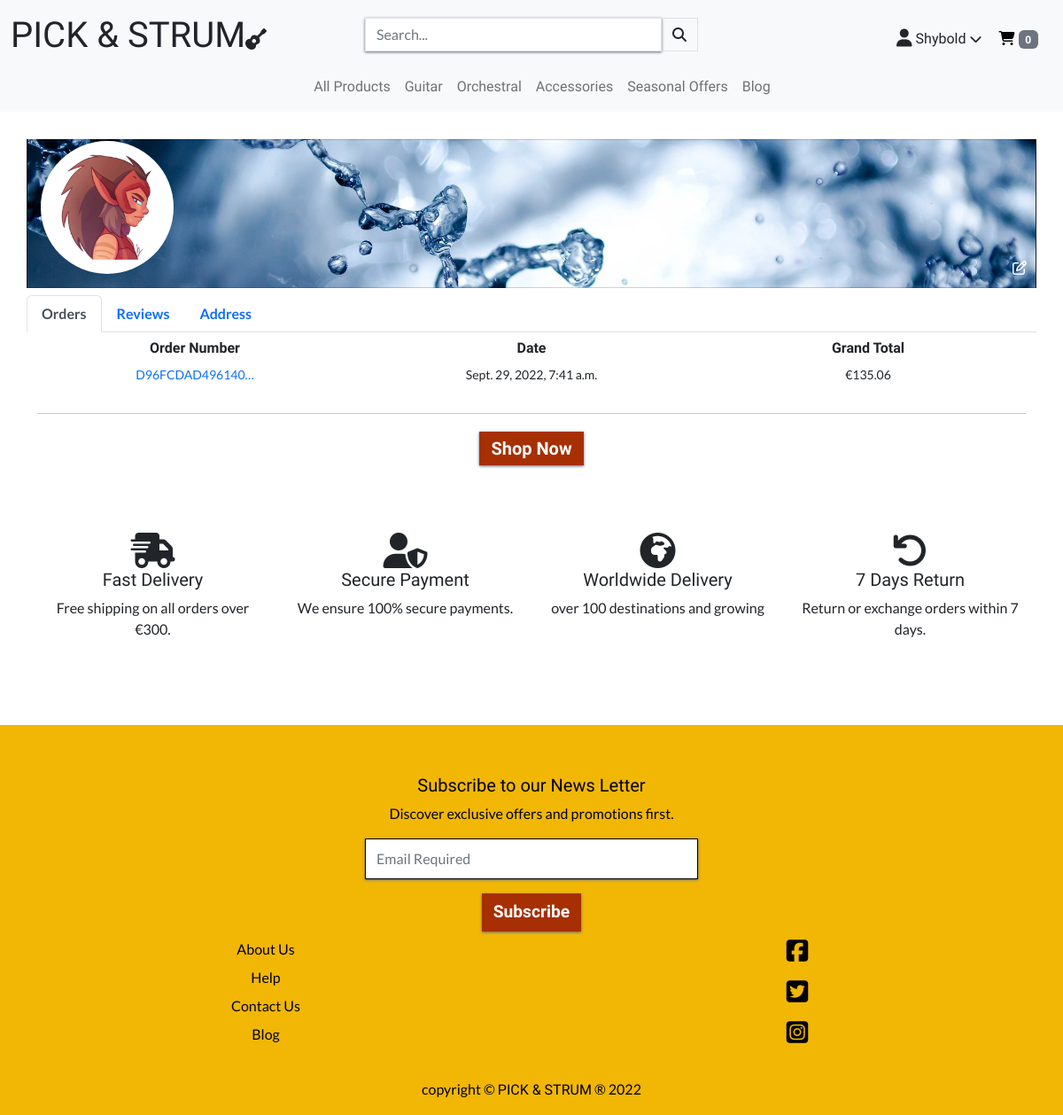
Before: /profile/ (signed in) with the older database file.
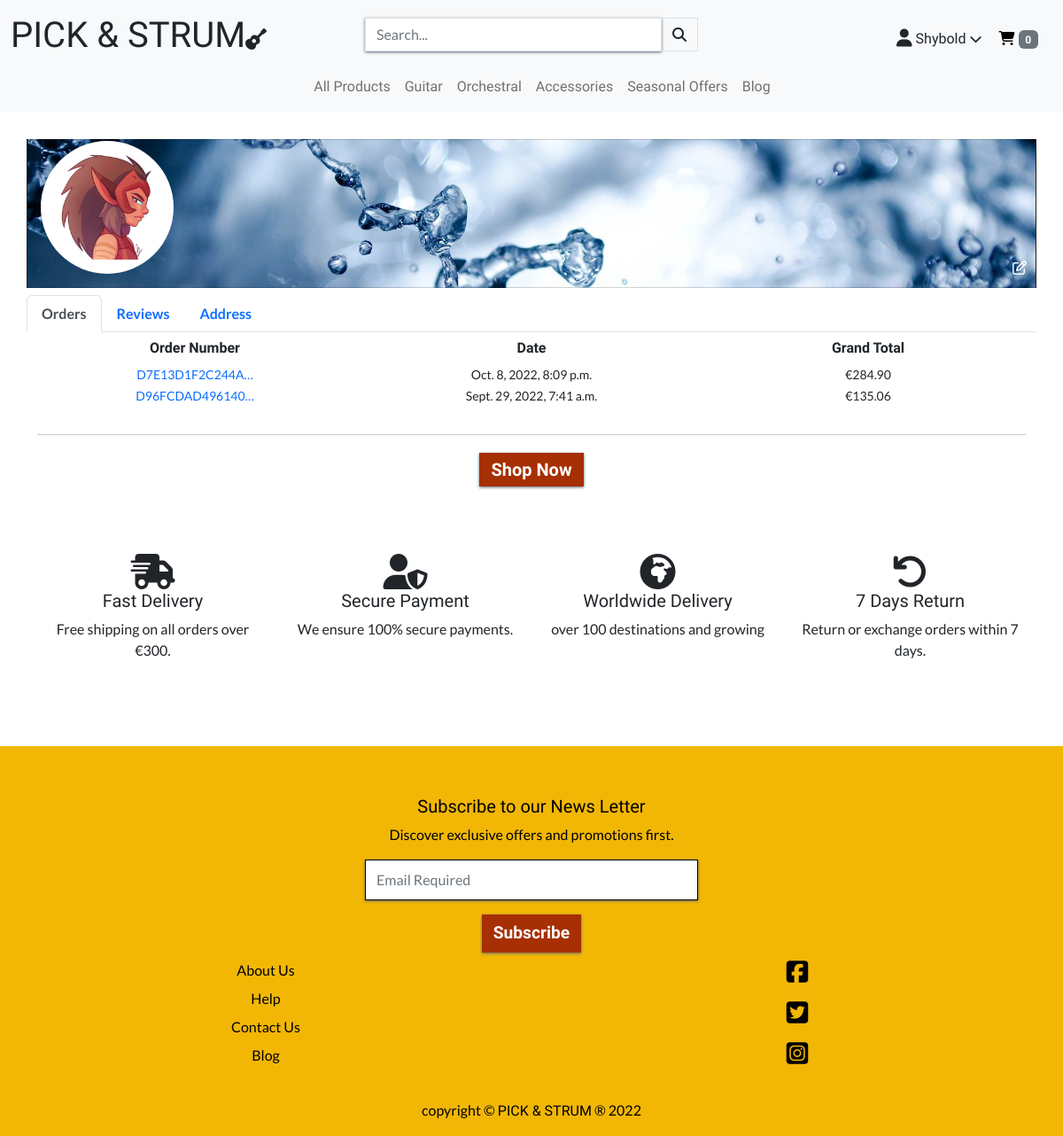
After: the same page with the newer database file.
### checkout/models.py (models this page shows, shortened)
class Order(models.Model):
    user_profile = models.ForeignKey(
        UserProfile, on_delete=models.SET_NULL,
        null=True, blank=True, related_name='orders'
        )
    full_name = models.CharField(max_length=50, null=False, blank=False)
    order_number = models.CharField(max_length=32, null=False, editable=False)
    email = models.EmailField(max_length=254, null=False, blank=False)
    phone_number = models.CharField(max_length=20, null=False, blank=False)
    date = models.DateTimeField(auto_now_add=True)
    street_address1 = models.CharField(max_length=80, null=False, blank=False)
    street_address2 = models.CharField(max_length=80, null=True, blank=True)
    town_or_city = models.CharField(max_length=40, null=False, blank=False)
    postcode = models.CharField(max_length=20, null=True, blank=True)
    county = models.CharField(max_length=80, null=True, blank=True)
    country = CountryField(blank_label='Country *', null=False, blank=False)
    delivery_cost = models.DecimalField(
        max_digits=6, decimal_places=2, null=False, default=0)
    order_total = models.DecimalField(
        max_digits=10, decimal_places=2, null=False, default=0)
    grand_total = models.DecimalField(
        max_digits=10, decimal_places=2, null=False, default=0)
    original_cart = models.TextField(null=False, blank=False, default='')
    stripe_pid = models.CharField(
        max_length=254, null=False, blank=False, default='')

### profiles/views.py (the view)
# urls.py: path('profile/', include('profiles.urls')),
@login_required
def profile(request):
    profile = get_object_or_404(UserProfile, user=request.user)
    reviews = Review.objects.filter(name=request.user).order_by("-created_on")
    image_form = ProfileImageForm(
        request.POST or None,
        request.FILES or None,
        instance=profile
    )
    if image_form.is_valid():
        image_form.save()
        return redirect('profile')
    orders = profile.orders.all().order_by("-date")
    context = {
        'profile': profile,
        'orders': orders,
        'image_form': image_form,
        'reviews': reviews,
        'profile_page': True
    }
    return render(request, 'profiles/profile.html', context)

### profiles/forms.py
class ProfileImageForm(forms.ModelForm):
    COVER_PHOTO = (
        ('Cool', 'Cool'),
        ('Goth', 'Goth'),
        ('Serenity', 'Serenity'),
        ('Rock', 'Rock')
        )
    cover_photo = forms.CharField(
        widget=forms.RadioSelect(choices=COVER_PHOTO))
    class Meta:
        model = UserProfile
        fields = (
            'cover_photo',
            'image',
        )
    def __init__(self, *args, **kwargs):
        super().__init__(*args, **kwargs)
        for field in self.fields:
            self.fields[field].label = False
            self.fields[field].widget.attrs['class'] = 'form-styling'

### profiles/templates/profiles/profile.html (shortened to what this page needs)
{% extends "base.html" %}
{% load static %}
{% block extra_css %}
<link rel="stylesheet" href="{% static 'profiles/css/profile.css' %}">
{% endblock %}
{% block page_header %}
<div class="container header-backspace">
</div>
{% endblock %}
{% block content %}
<div class="container mt-4">
    <div class="row">
            {% if profile.cover_photo == 'Cool' %}
                <div class="card text-bg-dark mb-2 profile-header rounded-0 cool">
            {% elif profile.cover_photo == 'Goth' %}
                <div class="card text-bg-dark mb-2 profile-header rounded-0 goth">
            {% elif profile.cover_photo == 'Serenity' %}
                <div class="card text-bg-dark mb-2 profile-header rounded-0 serenity">
            {% else %}
                <div class="card text-bg-dark mb-2 profile-header rounded-0 rock">
            {% endif %}
                {% if profile.image %}
                <img class="profile-image" src="{{ profile.image.url }}" alt="profile image">
                {% else %}
                <img class="profile-image float-start" src="{{ MEDIA_URL }}noimage.png" alt="profile image not available">
                {% endif %}
            <a class="edit-icon" data-bs-toggle="collapse" href="#pic-edit" role="button" aria-expanded="false"
              aria-controls="edit profile pictures collapse button">
              <i class="far fa-edit text-white"></i>
            </a>
          </div>
      </div>
      <div class="row">
          <ul class="nav nav-tabs mb-2" id="myTab" role="tablist">
            <li class="nav-item" role="presentation">
              <button class="nav-link active text-resp" id="home-tab" data-bs-toggle="tab" data-bs-target="#home"
                type="button" role="tab" aria-controls="home" aria-selected="true">Orders</button>
            </li>
            <li class="nav-item" role="presentation">
              <button class="nav-link text-resp" id="profile-tab" data-bs-toggle="tab" data-bs-target="#profile"
                type="button" role="tab" aria-controls="profile" aria-selected="false">Reviews</button>
            </li>
            <li class="nav-item text-resp" role="presentation">
              <button class="nav-link" id="settings-tab" data-bs-toggle="tab" data-bs-target="#settings" type="button"
                role="tab" aria-controls="settings" aria-selected="false">Address</button>
            </li>
          </ul>
          <div class="tab-content">
            <div class="tab-pane active" id="home" role="tabpanel" aria-labelledby="home-tab" tabindex="0">
              {% if orders %}
              <div class="row d-none d-md-flex text-center">
                <div class="col-md-4"><h6><strong>Order Number</strong></h6></div>
                <div class="col-md-4"><h6><strong>Date</strong></h6></div>
                <div class="col-md-4"><h6><strong>Grand Total</strong></h6></div>
              </div>
              {% for order in orders %}
              <div class="row d-none d-md-flex text-center">
                <div class="col-md-4"><a class="text-decoration-none" href="{% url 'order_history' order.order_number %}" title="{{order.order_number}}">
                  <small>{{order.order_number|truncatechars:15}}</small></a>
                </div>
                <div class="col-md-4"><small>{{ order.date }}</small></div>
                <div class="col-md-4"><small>€{{ order.grand_total }}</small></div>
              </div>
              {% endfor %}
              {% else %}
              <div class="text-center mt-3">
                <h6>Your Order History is currently empty.</h6>
              </div>
              {% endif %}
            </div>
          </div>
        </div>
      </div>
      {% include 'includes/mood_choices.html' %}
      {% include 'includes/trust-stm.html' %}
      {% endblock %}

Changed rows visible on the page:
added Order: order_number "D7E13D1F2C244A…", date "Oct. 8, 2022, 8:09 p.m.", grand_total "284.90"
